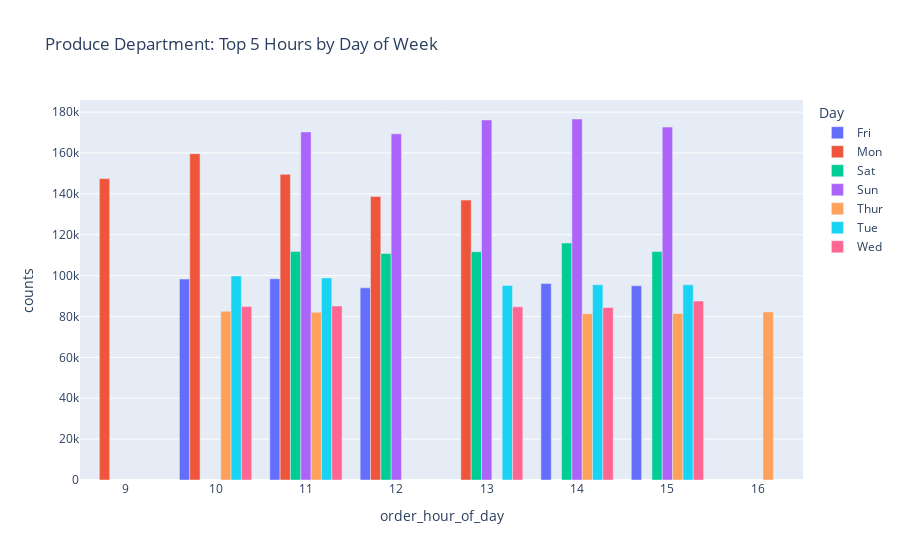

Notebook cell for this chart:
### Code cell
# Filter produce department
df_prod = df[df['department'] == 'produce']

# Groupby Day and order_hour_of_day
prod_day_hour = df_prod.groupby(['Day', 'order_hour_of_day']).size().reset_index(name='counts')

# Get top 5 hours for each day
top_hours = prod_day_hour.groupby('Day').apply(lambda x: x.nlargest(5, 'counts')).reset_index(drop=True)

# Plot
fig = px.bar(top_hours, x='order_hour_of_day', y='counts', 
             color='Day', title='Produce Department: Top 5 Hours by Day of Week', 
             barmode='group')
fig.show()

### Figure 1 — Plotly figure (JSON) as saved in the notebook; plotly's stock layout.template omitted (floating-point values rounded to 4 significant figures)
{"data": [{"alignmentgroup": "True", "hovertemplate": "Day=Fri<br>order_hour_of_day=%{x}<br>counts=%{y}<extra></extra>", "legendgroup": "Fri", "marker": {"color": "#636efa", "pattern": {"shape": ""}}, "name": "Fri", "offsetgroup": "Fri", "orientation": "v", "showlegend": true, "textposition": "auto", "type": "bar", "x": [11, 10, 14, 15, 12], "xaxis": "x", "y": [98490, 98307, 96111, 95056, 94015], "yaxis": "y"}, {"alignmentgroup": "True", "hovertemplate": "Day=Mon<br>order_hour_of_day=%{x}<br>counts=%{y}<extra></extra>", "legendgroup": "Mon", "marker": {"color": "#EF553B", "pattern": {"shape": ""}}, "name": "Mon", "offsetgroup": "Mon", "orientation": "v", "showlegend": true, "textposition": "auto", "type": "bar", "x": [10, 11, 9, 12, 13], "xaxis": "x", "y": [159651, 149544, 147464, 138745, 136959], "yaxis": "y"}, {"alignmentgroup": "True", "hovertemplate": "Day=Sat<br>order_hour_of_day=%{x}<br>counts=%{y}<extra></extra>", "legendgroup": "Sat", "marker": {"color": "#00cc96", "pattern": {"shape": ""}}, "name": "Sat", "offsetgroup": "Sat", "orientation": "v", "showlegend": true, "textposition": "auto", "type": "bar", "x": [14, 11, 15, 13, 12], "xaxis": "x", "y": [115935, 111797, 111785, 111701, 110799], "yaxis": "y"}, {"alignmentgroup": "True", "hovertemplate": "Day=Sun<br>order_hour_of_day=%{x}<br>counts=%{y}<extra></extra>", "legendgroup": "Sun", "marker": {"color": "#ab63fa", "pattern": {"shape": ""}}, "name": "Sun", "offsetgroup": "Sun", "orientation": "v", "showlegend": true, "textposition": "auto", "type": "bar", "x": [14, 13, 15, 11, 12], "xaxis": "x", "y": [176632, 176167, 172675, 170289, 169393], "yaxis": "y"}, {"alignmentgroup": "True", "hovertemplate": "Day=Thur<br>order_hour_of_day=%{x}<br>counts=%{y}<extra></extra>", "legendgroup": "Thur", "marker": {"color": "#FFA15A", "pattern": {"shape": ""}}, "name": "Thur", "offsetgroup": "Thur", "orientation": "v", "showlegend": true, "textposition": "auto", "type": "bar", "x": [10, 16, 11, 15, 14], "xaxis": "x", "y": [82584, 82252, 82040, 81491, 81370], "yaxis": "y"}, {"alignmentgroup": "True", "hovertemplate": "Day=Tue<br>order_hour_of_day=%{x}<br>counts=%{y}<extra></extra>", "legendgroup": "Tue", "marker": {"color": "#19d3f3", "pattern": {"shape": ""}}, "name": "Tue", "offsetgroup": "Tue", "orientation": "v", "showlegend": true, "textposition": "auto", "type": "bar", "x": [10, 11, 14, 15, 13], "xaxis": "x", "y": [99875, 98868, 95526, 95488, 95191], "yaxis": "y"}, {"alignmentgroup": "True", "hovertemplate": "Day=Wed<br>order_hour_of_day=%{x}<br>counts=%{y}<extra></extra>", "legendgroup": "Wed", "marker": {"color": "#FF6692", "pattern": {"shape": ""}}, "name": "Wed", "offsetgroup": "Wed", "orientation": "v", "showlegend": true, "textposition": "auto", "type": "bar", "x": [15, 11, 10, 13, 14], "xaxis": "x", "y": [87573, 85140, 84856, 84714, 84428], "yaxis": "y"}], "layout": {"barmode": "group", "legend": {"title": {"text": "Day"}, "tracegroupgap": 0}, "title": {"text": "Produce Department: Top 5 Hours by Day of Week"}, "xaxis": {"anchor": "y", "domain": [0, 1], "title": {"text": "order_hour_of_day"}}, "yaxis": {"anchor": "x", "domain": [0, 1], "title": {"text": "counts"}}}}
